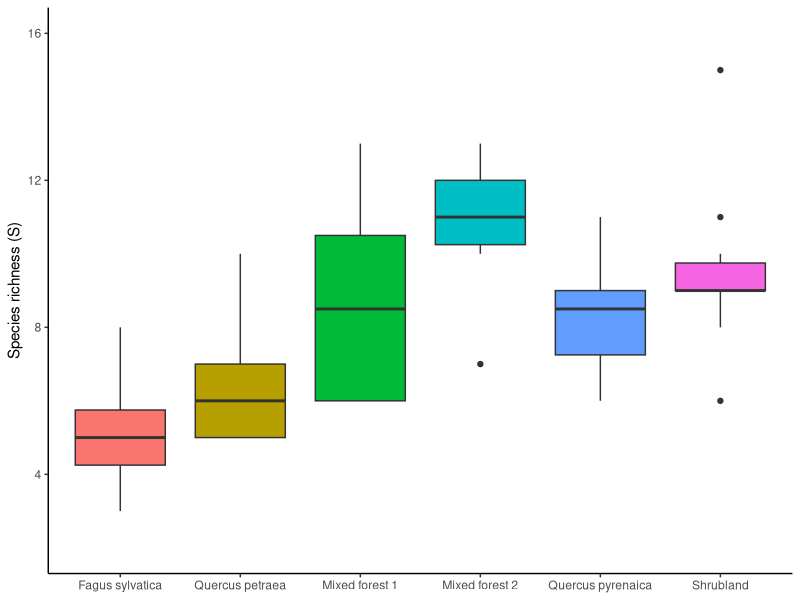

This chart was generated by the following R code:

# Import trait and presence data, NA imputation

library(tidyverse)
library(readxl)

setwd('C:/Users/user/OneDrive/TESIS Y PUBLICACIONES/COTTBUS/montejo/niche_occupancy')

# abundances
abundances <- read_excel("data.xlsx", sheet = "abundances")
str(abundances)
colnames(abundances)[colnames(abundances)=='bosque'] <- 'forest'
abundances$forest <- as.factor(abundances$forest)
levels(abundances$forest) <- c('Fagus sylvatica','Shrubland','Mixed forest 2','Quercus pyrenaica','Mixed forest 1','Quercus petraea')
abundances$forest <- factor(abundances$forest, levels=c("Fagus sylvatica","Quercus petraea","Mixed forest 1","Mixed forest 2","Quercus pyrenaica","Shrubland"))

# species vector
species <- colnames(abundances)[3:dim(abundances)[2]]

# presence/absence
presences <- abundances
presences[,species][presences[,species]>0] <- 1


# species richness plot
spp_richness <- presences
spp_richness$richness <- rowSums(spp_richness[,species])
spp_richness <- spp_richness[,c('forest','plot','richness')]
ggplot(aes(y=richness, x=forest, fill=forest), data=spp_richness) +
  geom_boxplot() + theme_classic() + ylim(2,16) +
  labs(y='Species richness (S)', x=NULL) +
  theme(legend.position = "none")


# traits
traits <- read_excel("data.xlsx", sheet = "traits")
str(traits)
colnames(traits)[colnames(traits)=='especie'] <- 'species'
colnames(traits)[colnames(traits)=='bosque'] <- 'forest'

traits$forest <- as.factor(traits$forest)
levels(traits$forest) <- c('Fagus sylvatica','Shrubland','Mixed forest 2','Quercus pyrenaica','Mixed forest 1','Quercus petraea')
traits$HubVal <- as.numeric(traits$HubVal)
traits$Thickness <- as.numeric(traits$Thickness)

# import species codes
spp_code <- read_excel("data.xlsx", sheet = "sppcode")
colnames(spp_code) <- c('code','species')
traits <- merge(spp_code, traits, by='species', all.y=T)

# NA explore
colSums(is.na(traits)) # miro si hay NAs

# check there is trait data for all species in abundance table
table(species %in% traits$code)
# delete malus
traits <- traits %>% subset(species != 'Malus sp.')

# impute average value of species and site for HubVal and Thickness
for (tr in c('Thickness','HubVal')) {
  for (sp in unique(traits$code)) {
    for (bq in unique(traits$forest)) {
      mn <- traits[traits$code==sp & traits$forest==bq,]
      if (dim(mn)[1] != 0) {
        traits[traits$code==sp & traits$forest==bq,tr][is.na(traits[traits$code==sp & traits$forest==bq ,tr])] <- mean(mn[,tr], na.rm=T)
      }
    }
  }
}

# traits to analyse
trait.ana <- c('LDMC', 'SLA', 'd13C', 'C.N', 'HubVal', 'SDMC', 'SRA', 'Rdi')


# clean dataset
traits <- traits[,c('species','code','forest',trait.ana)]


rm(mn, spp_code, bq, sp, tr)
